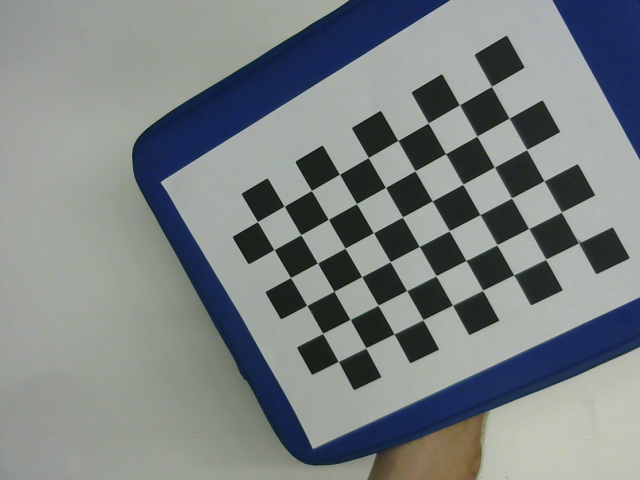
#> input picture cv/calibration/frame1.png, 640 x 480 px; its folder holds 4 pictures in this run
$ python calibration.py   (Python 2 division)
#> lines starting #> are read from the running program, lines starting #| are printed output that depends on the picture
import numpy as np
import cv2
import glob

def cam_to_world_point(K,dist,M,u,v,z=0):
	p = np.zeros((1,1,2), dtype=np.float32)
	p[0,0,0] = v
	p[0,0,1] = u
	p = cv2.undistortPoints(p, K, dist, P=K)
	v = p[0,0,0]
	u = p[0,0,1]

	m00 = M[0,0]
	m01 = M[0,1]
	m02 = M[0,2]
	m03 = M[0,3]
	m10 = M[1,0]
	m11 = M[1,1]
	m12 = M[1,2]
	m13 = M[1,3]
	m20 = M[2,0]
	m21 = M[2,1]
	m22 = M[2,2]
	m23 = M[2,3]
	x =  (m01*m13 - m03*m11 + m11*m23*u - m13*m21*u - m01*m23*v + m03*m21*v + m01*m12*m23*z - m01*m13*m22*z - m02*m11*m23*z + m02*m13*m21*z + m03*m11*m22*z - m03*m12*m21*z)
	y = -(m00*m13 - m03*m10 + m10*m23*u - m13*m20*u - m00*m23*v + m03*m20*v + m00*m12*m23*z - m00*m13*m22*z - m02*m10*m23*z + m02*m13*m20*z + m03*m10*m22*z - m03*m12*m20*z)
	w =  (m00*m11 - m01*m10 + m10*m21*u - m11*m20*u - m00*m21*v + m01*m20*v - m00*m11*m22*z + m00*m12*m21*z + m01*m10*m22*z - m01*m12*m20*z - m02*m10*m21*z + m02*m11*m20*z)
	# return (x/w, y/w)
	return (0.1933 - x/w, -0.6107 + y/w)

grid_width = 9
grid_height = 6

# termination criteria
criteria = (cv2.TERM_CRITERIA_EPS + cv2.TERM_CRITERIA_MAX_ITER, 30, 0.001)

# prepare object points, like (0,0,0), (1,0,0), (2,0,0) ....,(6,5,0)
objp = np.zeros((grid_height*grid_width,3), np.float32)
objp[:,:2] = np.mgrid[0:grid_width,0:grid_height].T.reshape(-1,2)
objp *= 0.0222

# Arrays to store object points and image points from all the images.
objpoints = [] # 3d point in real world space
imgpoints = [] # 2d points in image plane.

images = glob.glob('*.png')

for fname in images:
	img = cv2.imread(fname)
#> img is the input picture: shape (480, 640, 3); mean B, G, R 131.1, 130.7, 124.5
	gray = cv2.cvtColor(img,cv2.COLOR_BGR2GRAY)
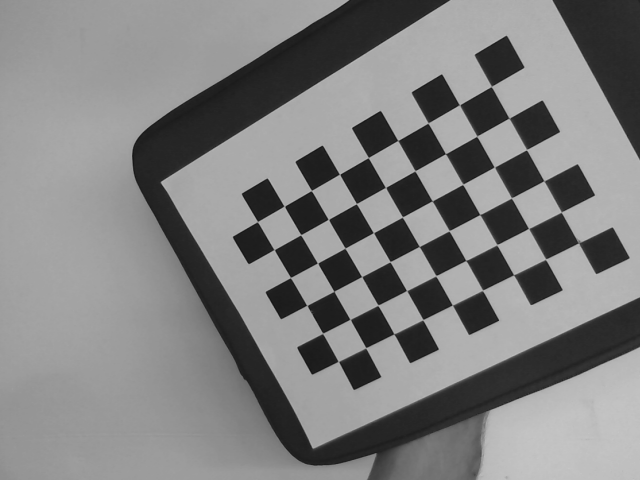
#> gray: shape (480, 640); min 19, max 198, mean 128.8

	# Find the chess board corners
	ret, corners = cv2.findChessboardCorners(gray, (grid_width,grid_height),None)
#> ret = True; corners = 54 rows, first 8: [579, 242], [545.3, 258.8], [513.6, 274.9], [482.4, 290.1], [452.5, 304.8], [422.6, 319.5], [393.7, 333.5], [365.5, 347.4]

	# If found, add object points, image points (after refining them)
	if ret == True:
		objpoints.append(objp)

		cv2.cornerSubPix(gray,corners,(5,5),(-1,-1),criteria)
		imgpoints.append(corners)

		# [5 lines of commented-out code are left out]
	else:
		print fname

cv2.destroyAllWindows()

ret, K, dist, rvecs, tvecs = cv2.calibrateCamera(objpoints, imgpoints, gray.shape[::-1],None,None)
print "RMS: " + str(ret)

ref_idx = 1
R,J = cv2.Rodrigues(rvecs[ref_idx])
M = K.dot(np.concatenate((R, tvecs[ref_idx]), axis=1))

print K
print dist
print M
print cam_to_world_point(K,dist,M,266,98,z=0)

 #-0.2037 -0.8065
